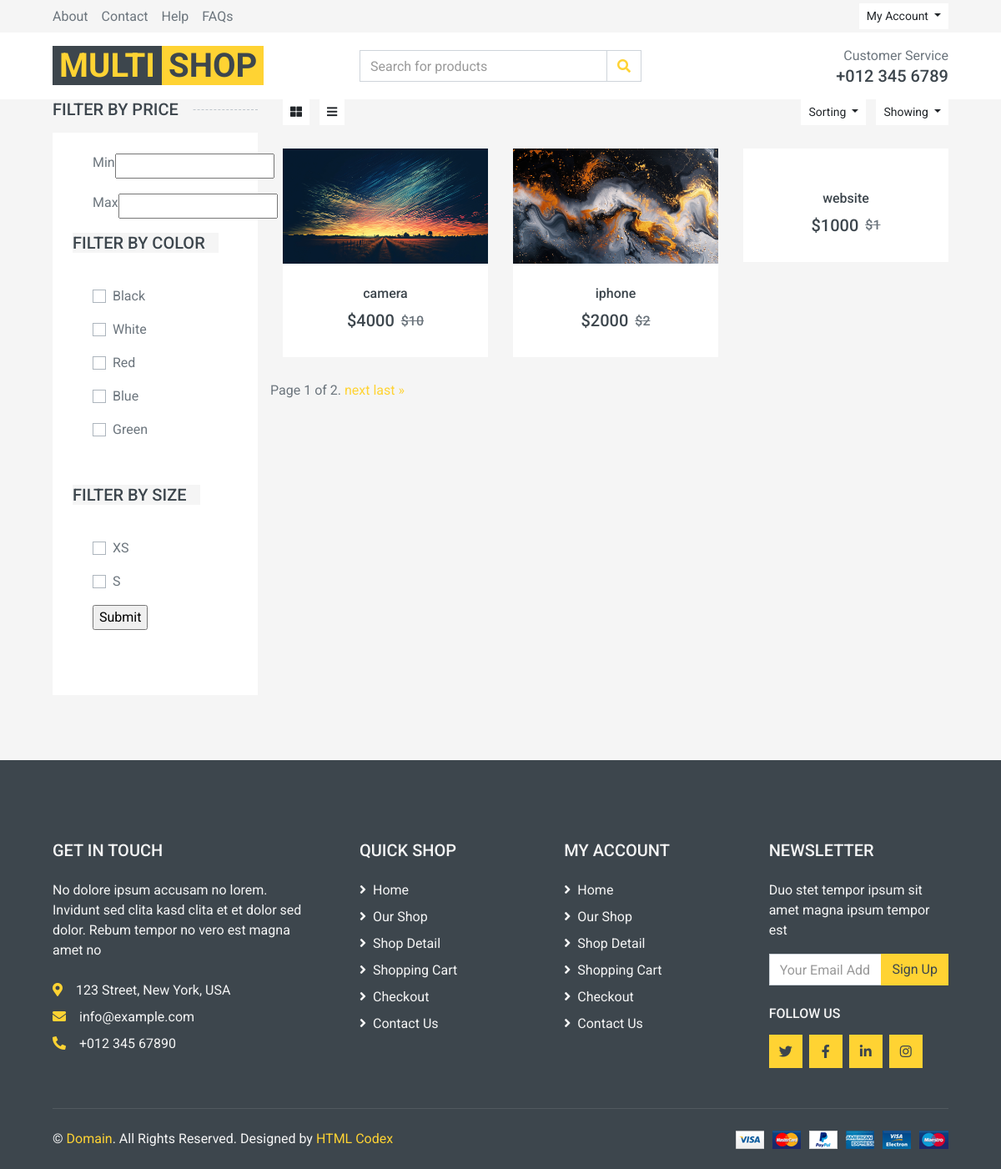
Page /product/all on the committed database.
### product/models.py (models this page shows, shortened)
class Product(models.Model):
    category = models.ManyToManyField(Category, blank=True, null=True)
    title = models.CharField(max_length=30)
    description = models.TextField()
    price = models.IntegerField()
    discount = models.SmallIntegerField(blank=True, null=True)
    image = models.ImageField(upload_to="products")
    size = models.ManyToManyField(Size, blank=True, null=True, related_name="products")
    color = models.ManyToManyField(Colors, blank=True, null=True, related_name="products")

### product/views.py (the view)
# urls.py: path('all', views.ProductListView.as_view(), name="product_list"),
class ProductListView(ListView):
    model = Product
    template_name = 'product/product_list.html'
    context_object_name = 'products'
    paginate_by = 3
    def get_queryset(self):
        queryset = super().get_queryset()
        request = self.request
        colors = request.GET.getlist('color')
        sizes = request.GET.getlist('size')
        min_price, max_price = request.GET.get('min_price'), request.GET.get('max_price')
        queryset = Product.objects.all()
        if colors:
            queryset = queryset.filter(color__title__in=colors).distinct()
        if sizes:
            queryset = queryset.filter(size__title__in=sizes).distinct()
        if min_price and max_price:
            queryset = queryset.filter(price__lte=max_price, price__gte=min_price)
        return queryset

### product/templates/product/product_list.html (shortened to what this page needs)
{% extends 'base.html' %}
{% load static %}
{% load cache %}
{% block main %}
    <div class="container-fluid">
        <div class="row px-xl-5">
            <div class="col-lg-3 col-md-4">
                <h5 class="section-title position-relative text-uppercase mb-3"><span class="bg-secondary pr-3">Filter by price</span>
                </h5>
                <div class="bg-light p-4 mb-30">
                    <form>
                        <div class="custom-control custom-checkbox d-flex align-items-center justify-content-between mb-3">
                            <label for="price-all">Min</label>
                            <input type="number" name="min_price" id="price-all">
                        </div>
                        <div class="custom-control custom-checkbox d-flex align-items-center justify-content-between mb-3">
                            <label for="price-all">Max</label>
                            <input type="number" name="max_price" id="price-all">
                        </div>
                        <h5 class="section-title position-relative text-uppercase mb-3"><span class="bg-secondary pr-3">Filter by color</span>
                        </h5>
                        <div class="bg-light p-4 mb-30">
                            <div class="custom-control custom-checkbox d-flex align-items-center justify-content-between mb-3">
                                <label class="custom-control-label" for="color-1">Black</label>
                            </div>
                            <div class="custom-control custom-checkbox d-flex align-items-center justify-content-between mb-3">
                                <label class="custom-control-label" for="color-2">White</label>
                            </div>
                            <div class="custom-control custom-checkbox d-flex align-items-center justify-content-between mb-3">
                                <label class="custom-control-label" for="color-3">Red</label>
                            </div>
                            <div class="custom-control custom-checkbox d-flex align-items-center justify-content-between mb-3">
                                <label class="custom-control-label" for="color-4">Blue</label>
                            </div>
                            <div class="custom-control custom-checkbox d-flex align-items-center justify-content-between">
                                <label class="custom-control-label" for="color-5">Green</label>
                            </div>
                        </div>
                        <h5 class="section-title position-relative text-uppercase mb-3"><span class="bg-secondary pr-3">Filter by size</span>
                        </h5>
                        <div class="bg-light p-4 mb-30">
                            <div class="custom-control custom-checkbox d-flex align-items-center justify-content-between mb-3">
                                <label class="custom-control-label" for="size-1">XS</label>
                            </div>
                            <div class="custom-control custom-checkbox d-flex align-items-center justify-content-between mb-3">
                                <label class="custom-control-label" for="size-2">S</label>
                            </div>
                            <input type="submit">
                    </form>
                </div>
            </div>
        </div>
        <div class="col-lg-9 col-md-8">
            <div class="row pb-3">
                <div class="col-12 pb-1">
                    <div class="d-flex align-items-center justify-content-between mb-4">
                        <div>
                            <button class="btn btn-sm btn-light"><i class="fa fa-th-large"></i></button>
                            <button class="btn btn-sm btn-light ml-2"><i class="fa fa-bars"></i></button>
                        </div>
                        <div class="ml-2">
                            <div class="btn-group">
                                <button type="button" class="btn btn-sm btn-light dropdown-toggle"
                                        data-toggle="dropdown">Sorting
                                </button>
                            </div>
                            <div class="btn-group ml-2">
                                <button type="button" class="btn btn-sm btn-light dropdown-toggle"
                                        data-toggle="dropdown">Showing
                                </button>
                            </div>
                        </div>
                    </div>
                </div>
                {% for object in object_list.all %}
                    <div class="col-lg-4 col-md-6 col-sm-6 pb-1">
                        <div class="product-item bg-light mb-4">
                            <div class="product-img position-relative overflow-hidden">
                                <img class="img-fluid w-100" src="{{ object.image.url }}" alt="">
                                <div class="product-action">
                                </div>
                            </div>
                            <div class="text-center py-4">
                                <a class="h6 text-decoration-none text-truncate" href="">{{ object.title }}</a>
                                <div class="d-flex align-items-center justify-content-center mt-2">
                                    <h5>${{ object.price }}</h5>
                                    <h6 class="text-muted ml-2">
                                        <del>${{ object.discount }}</del>
                                    </h6>
                                </div>
                            </div>
                        </div>
                    </div>
                {% endfor %}
                <div class="pagination">
    <span class="step-links">
        <span class="current">
            Page {{ page_obj.number }} of {{ page_obj.paginator.num_pages }}.
        </span>
        {% if page_obj.has_next %}
            <a href="?page={{ page_obj.next_page_number }}">next</a>
            <a href="?page={{ page_obj.paginator.num_pages }}">last &raquo;</a>
        {% endif %}
    </span>
                </div>
            </div>
        </div>
    </div>
{% endblock %}

### rows in the picture
Product: image (picture), title "camera", price "4000", discount "10"
Product: image (picture), title "iphone", price "2000", discount "2"
Product: title "website", price "1000", discount "1"

### other values in the picture
{{ page_obj.number }} "1"
{{ page_obj.paginator.num_pages }} "2"
